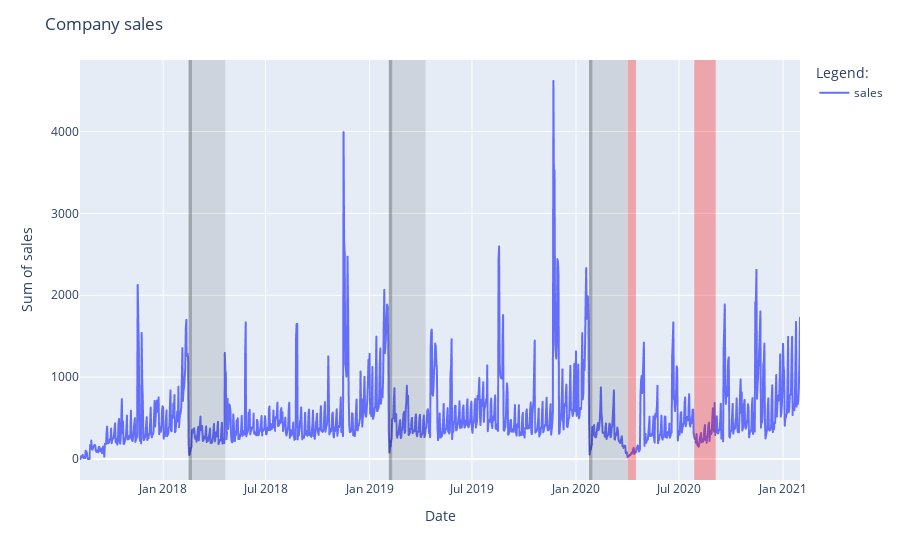

Notebook source saved alongside this figure:
### Markdown cell above
---
# Visual inspection
## Time plot
The dataset spans between August 2017 and January 2021, inclusively. Although more recent data is available, we decide to exclude them because since February 2021, Vietnam went through consecutive COVID lockdown periods during which, non-essential activities (including fashion retailing) had been largely inactive.

Insights from time plot:
* TREND: There is no obvious upward or downward trend in the dataset.
* SEASONALITY:
    * WEEKLY seasonality is very clear. Most peaks occur on Sundays. 
    * ANNUAL seasonality also exists:
        * The highest peaks take place at the end of November due to the major promotions of Black Friday every year.
        * The troughs occur on January/February due to Lunar New Year holidays. Total sales remains low in the 2 next months.

### Code cell
# time series plot
fig = ts_company.plot()

# Lunar New Year
fig.add_vrect(x0='2018-02-15', x1='2018-02-21', line_width=0, fillcolor="black", opacity=0.3)
fig.add_vrect(x0='2018-02-21', x1='2018-04-21', line_width=0, fillcolor="black", opacity=0.1) # 2 following months
fig.add_vrect(x0='2019-02-04', x1='2019-02-10', line_width=0, fillcolor="black", opacity=0.3)
fig.add_vrect(x0='2019-02-10', x1='2019-04-10', line_width=0, fillcolor="black", opacity=0.1) # 2 following months
fig.add_vrect(x0='2020-01-24', x1='2020-01-30', line_width=0, fillcolor="black", opacity=0.3)
fig.add_vrect(x0='2020-01-30', x1='2020-03-31', line_width=0, fillcolor="black", opacity=0.1) # 2 following months

# COVID
fig.add_vrect(x0='2020-04-01', x1='2020-04-16', line_width=0, fillcolor="red", opacity=0.3) # whole country
fig.add_vrect(x0='2020-07-28', x1='2020-09-04', line_width=0, fillcolor="red", opacity=0.3) # Da Nang

fig.update_layout(title_text='Company sales',
                  legend_title_text='Legend:')
fig.update_xaxes(title='Date')
fig.update_yaxes(title='Sum of sales')

fig.show()

### Figure 1 — Plotly figure (JSON) as saved in the notebook; plotly's stock layout.template omitted (floating-point values rounded to 4 significant figures; data arrays with more than 128 entries replaced by an {"elided": "..."} marker saying what was removed)
{"data": [{"hovertemplate": "variable=sales<br>date=%{x}<br>value=%{y}<extra></extra>", "legendgroup": "sales", "line": {"color": "#636efa", "dash": "solid"}, "marker": {"symbol": "circle"}, "mode": "lines", "name": "sales", "showlegend": true, "type": "scattergl", "x": {"elided": "1274 str values"}, "xaxis": "x", "y": {"elided": "1274 float values"}, "yaxis": "y"}], "layout": {"legend": {"title": {"text": "Legend:"}, "tracegroupgap": 0}, "margin": {"t": 60}, "shapes": [{"fillcolor": "black", "line": {"width": 0}, "opacity": 0.3, "type": "rect", "x0": "2018-02-15", "x1": "2018-02-21", "xref": "x", "y0": 0, "y1": 1, "yref": "y domain"}, {"fillcolor": "black", "line": {"width": 0}, "opacity": 0.1, "type": "rect", "x0": "2018-02-21", "x1": "2018-04-21", "xref": "x", "y0": 0, "y1": 1, "yref": "y domain"}, {"fillcolor": "black", "line": {"width": 0}, "opacity": 0.3, "type": "rect", "x0": "2019-02-04", "x1": "2019-02-10", "xref": "x", "y0": 0, "y1": 1, "yref": "y domain"}, {"fillcolor": "black", "line": {"width": 0}, "opacity": 0.1, "type": "rect", "x0": "2019-02-10", "x1": "2019-04-10", "xref": "x", "y0": 0, "y1": 1, "yref": "y domain"}, {"fillcolor": "black", "line": {"width": 0}, "opacity": 0.3, "type": "rect", "x0": "2020-01-24", "x1": "2020-01-30", "xref": "x", "y0": 0, "y1": 1, "yref": "y domain"}, {"fillcolor": "black", "line": {"width": 0}, "opacity": 0.1, "type": "rect", "x0": "2020-01-30", "x1": "2020-03-31", "xref": "x", "y0": 0, "y1": 1, "yref": "y domain"}, {"fillcolor": "red", "line": {"width": 0}, "opacity": 0.3, "type": "rect", "x0": "2020-04-01", "x1": "2020-04-16", "xref": "x", "y0": 0, "y1": 1, "yref": "y domain"}, {"fillcolor": "red", "line": {"width": 0}, "opacity": 0.3, "type": "rect", "x0": "2020-07-28", "x1": "2020-09-04", "xref": "x", "y0": 0, "y1": 1, "yref": "y domain"}], "title": {"text": "Company sales"}, "xaxis": {"anchor": "y", "domain": [0, 1], "title": {"text": "Date"}}, "yaxis": {"anchor": "x", "domain": [0, 1], "title": {"text": "Sum of sales"}}}}
